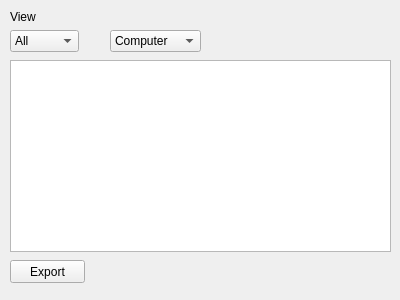
<?xml version="1.0" encoding="UTF-8"?>
<ui version="4.0">
 <class>StatisticsWidget</class>
 <widget class="QWidget" name="StatisticsWidget">
  <property name="geometry">
   <rect>
    <x>0</x>
    <y>0</y>
    <width>400</width>
    <height>300</height>
   </rect>
  </property>
  <property name="windowTitle">
   <string>Form</string>
  </property>
  <widget class="QPushButton" name="exportPB">
   <property name="geometry">
    <rect>
     <x>10</x>
     <y>260</y>
     <width>75</width>
     <height>23</height>
    </rect>
   </property>
   <property name="text">
    <string>Export</string>
   </property>
  </widget>
  <widget class="QTableWidget" name="statisticsTW">
   <property name="geometry">
    <rect>
     <x>10</x>
     <y>60</y>
     <width>381</width>
     <height>192</height>
    </rect>
   </property>
   <property name="editTriggers">
    <set>QAbstractItemView::NoEditTriggers</set>
   </property>
   <property name="selectionBehavior">
    <enum>QAbstractItemView::SelectRows</enum>
   </property>
   <property name="sortingEnabled">
    <bool>true</bool>
   </property>
  </widget>
  <widget class="QLabel" name="viewL">
   <property name="geometry">
    <rect>
     <x>10</x>
     <y>10</y>
     <width>46</width>
     <height>13</height>
    </rect>
   </property>
   <property name="text">
    <string>View</string>
   </property>
  </widget>
  <widget class="QComboBox" name="viewCB">
   <property name="geometry">
    <rect>
     <x>10</x>
     <y>30</y>
     <width>69</width>
     <height>22</height>
    </rect>
   </property>
   <item>
    <property name="text">
     <string>All</string>
    </property>
   </item>
   <item>
    <property name="text">
     <string>Group by</string>
    </property>
   </item>
  </widget>
  <widget class="QComboBox" name="groupByCB">
   <property name="geometry">
    <rect>
     <x>110</x>
     <y>30</y>
     <width>91</width>
     <height>22</height>
    </rect>
   </property>
   <item>
    <property name="text">
     <string>Computer</string>
    </property>
   </item>
   <item>
    <property name="text">
     <string>Application</string>
    </property>
   </item>
  </widget>
 </widget>
 <resources/>
 <connections/>
</ui>
